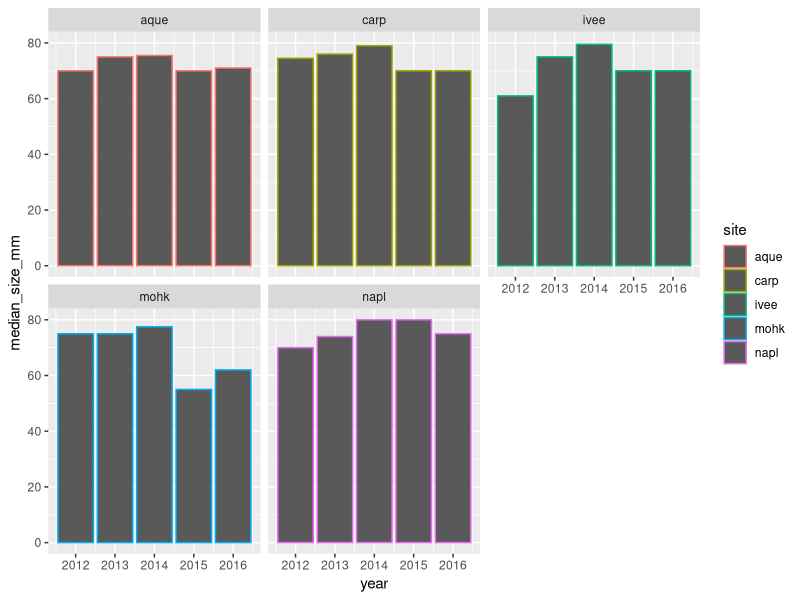

Write R code to recreate this figure.
## ---- chunk 1
## attach libraries
library(tidyverse)
library(readxl)
library(here)
library(skimr) # install.packages('skimr')
library(kableExtra) # install.packages('kableExtra')


lobsters <- read_xlsx(here("data/lobsters.xlsx"), skip = 4)
head(lobsters)

skimr:: skim(lobsters)


lobsters %>%
group_by(year) %>%
summarize(count_by_year = n())


lobsters %>%
summarize(count = n())


lobsters %>%
group_by(year)


lobsters %>%
group_by(site, year) %>%
summarize(count_by_year = n())

lobsters %>%
group_by(site, year) %>%
summarize(count_by_siteyear = n(),
mean_size_mm = mean(size_mm))



lobsters %>%
group_by(site, year) %>%
summarize(count_by_year = n(), 
mean_size_mm = mean(size_mm, na.rm = TRUE), 
sd_size_mm = sd(size_mm, na.rm = TRUE))


siteyear_summary <- lobsters %>%
group_by(site, year) %>%
summarize(count_by_year = n(), 
mean_size_mm = mean(size_mm, na.rm = TRUE), 
sd_size_mm = sd(size_mm, na.rm = TRUE))



siteyear_summary

siteyear_summary %>%
kable()




## ---- chunk 2
lobsters %>%
  group_by(site, year) %>%
  summarize(count_by_site = n(), median_size_mm = median(size_mm, na.rm = TRUE))
## ---- chunk 3

for_plotting <- lobsters %>%
  group_by(site, year) %>%
  summarize(count_by_site = n(), median_size_mm = median(size_mm, na.rm = TRUE))

ggplot(data = for_plotting, aes(x= year , y = median_size_mm, color = site)) + geom_col() + facet_wrap(~site)
